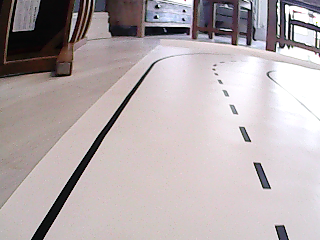
#> input picture data/test_data/test_data/1011.png, 320 x 240 px, found by its file name; its folder holds only this picture in this run
$ jupyter execute --allow-errors PickleImagesTrainTestColour.ipynb
#> lines starting #> are read from the running program, lines starting #| are printed output that depends on the picture
sourse for code: https://pythonprogramming.net/loading-custom-data-deep-learning-python-tensorflow-keras/

[cell 1]
import numpy as np
import matplotlib.pyplot as plt
import pandas as pd

[cell 2]
# Iterate through directories or join paths
import os
import cv2

# mount google drive locally
from google.colab import drive
drive.mount('/content/drive')

Specify data directory and read the images into an array

[cell 3]
directory = '/content/drive/My Drive/AutonomousDriving/training_data/training_data'

#check one image
#> (the rest of this cell did not finish here and is left out)

[cell 4]
#Scale
IMG_SIZE = 150

#> (the rest of this cell did not finish here and is left out)

Import the training dataset labels as a pandas dataframe

[cell 5]
import pandas as pd
df_train_labels = pd.read_csv('/content/drive/My Drive/AutonomousDriving/training_norm.csv')
#> (reads data/training_norm.csv from the repository)
df_train_labels.head(5)

Read training data (Note that rescaling will be applied after the data are stored as pickle to allow extra flexibility during training, so not in this file!)

[cell 6]
image_train = []
count = 0
directory = '/content/drive/My Drive/AutonomousDriving/training_data/training_data'

#> (the rest of this cell did not finish here and is left out)

[cell 7]
print(len(image_train))


#> (the rest of this cell did not finish here and is left out)

Serialization, Pickle it

[cell 8]
import pickle

# With allows to automatically close the file
#with open('/content/drive/My Drive/AutonomousDriving/train.pickle', 'wb') as ff:
with open('/content/drive/My Drive/AutonomousDriving/trainColour.pickle', 'wb') as ff:
  pickle.dump(image_train, ff)

Read test data

[cell 9]
image_test = []
count = 0
directory_test = '/content/drive/My Drive/AutonomousDriving/test_data/test_data'
IMG_SIZE = 150

for image in os.listdir(directory_test):
  image_array = cv2.imread(os.path.join(directory_test,image),cv2.IMREAD_GRAYSCALE)
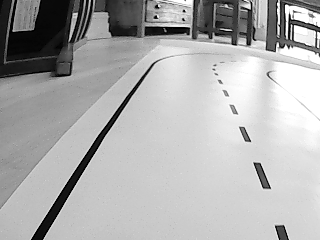
#> image_array: shape (240, 320); min 0, max 255, mean 174.3

  # Exlude any images that return noneType error
  if np.count_nonzero(pd.isnull(image_array)):
    print("NA: This image was not read well")
    print("count"+count)
  else:
    # resize to 150 x 150
    new_image_array = cv2.resize(image_array, (IMG_SIZE, IMG_SIZE))
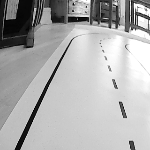
#> new_image_array: shape (150, 150); min 0, max 255, mean 174.2
    image_test.append(new_image_array)

  count +=1
  if count%100 == 0:
    print(count)

Test length of dataset is 1020

[cell 10]
print(len(image_test))
#| 1
print(image_test[0])
#> (printed output is left out)
